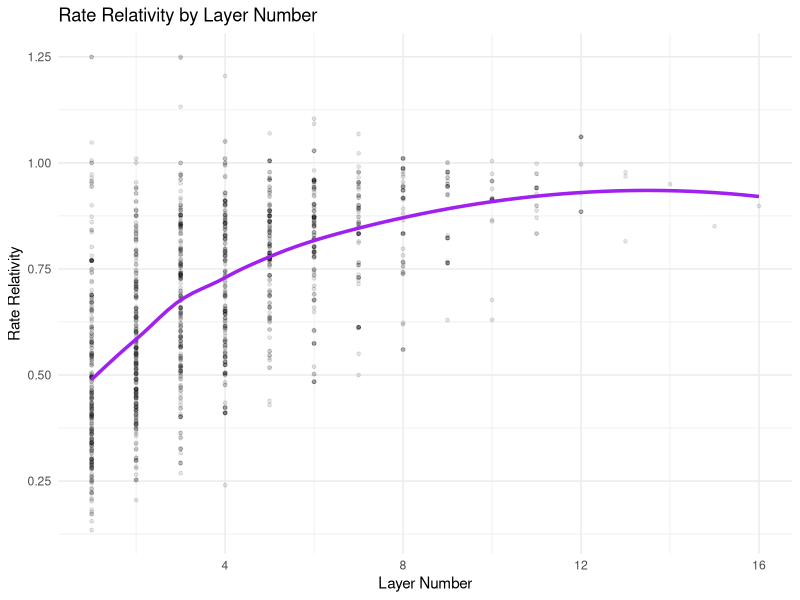
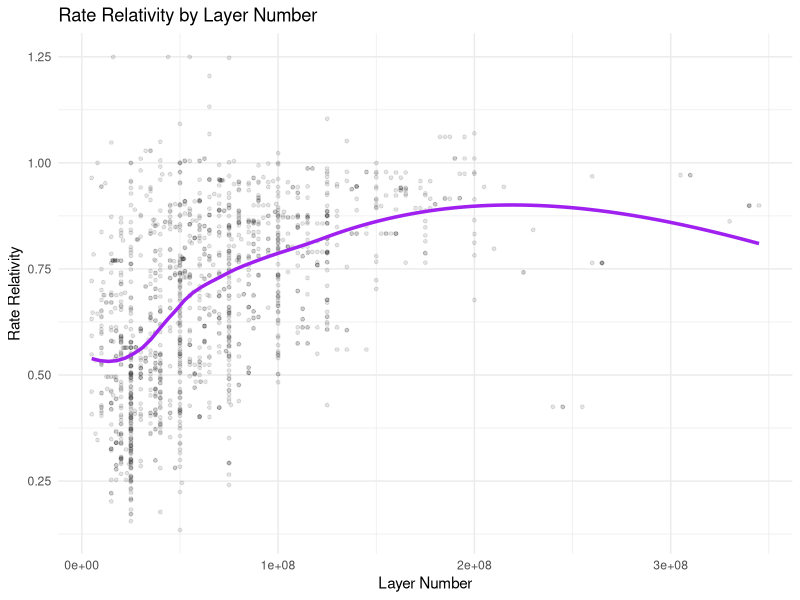
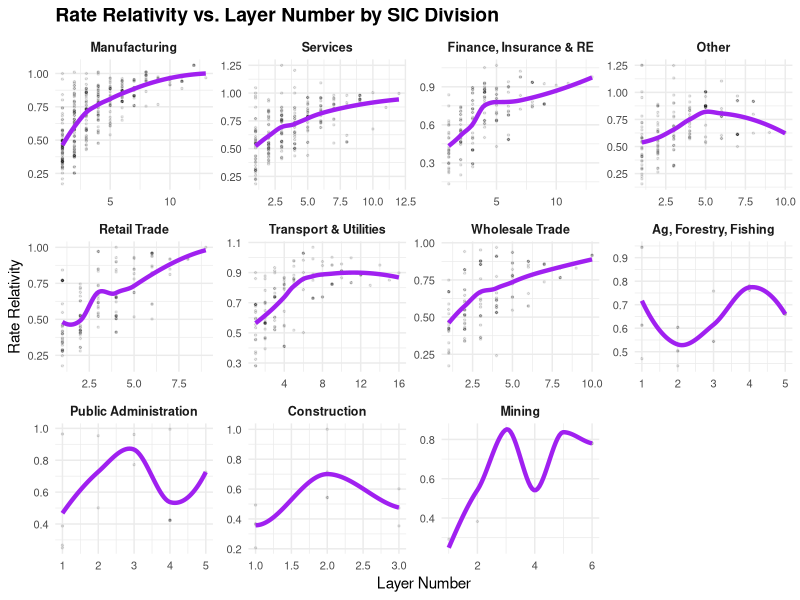
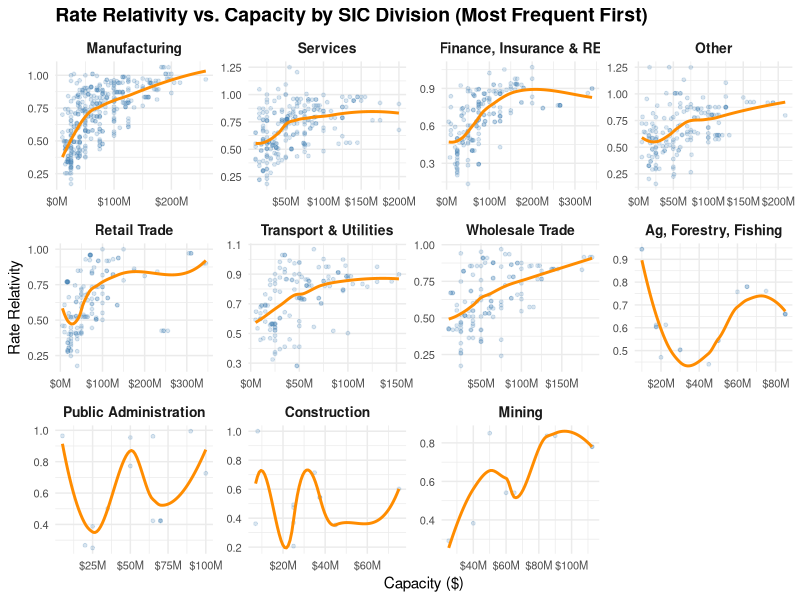
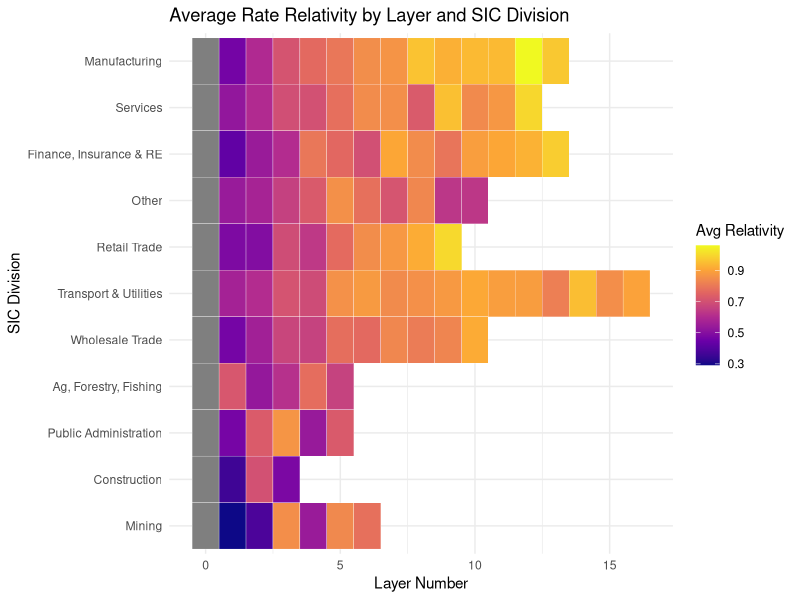
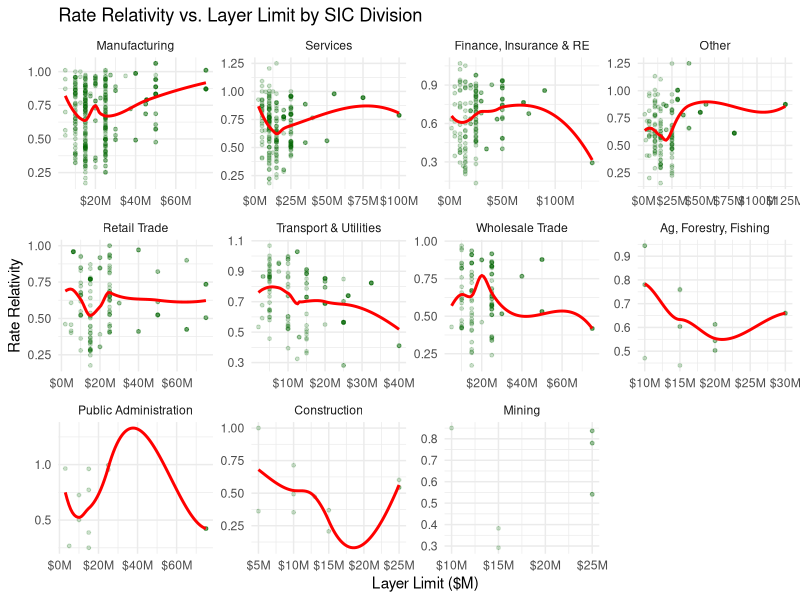
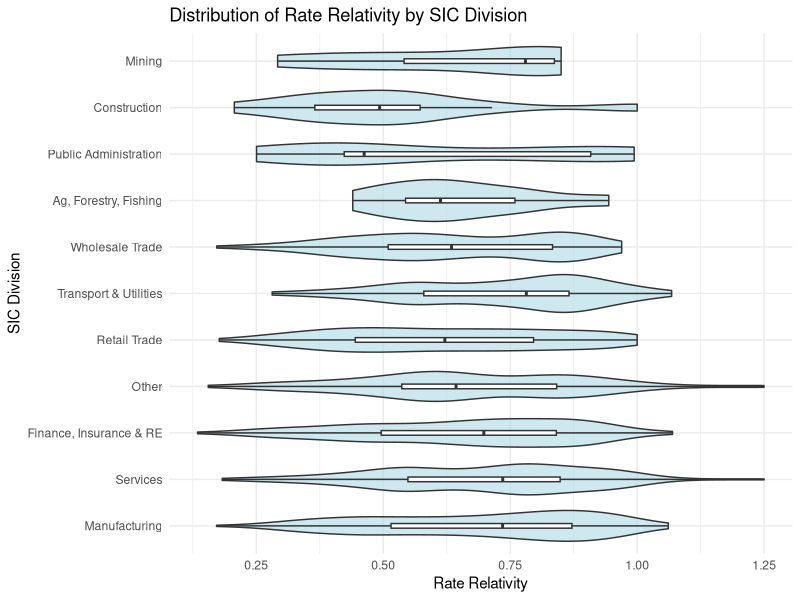
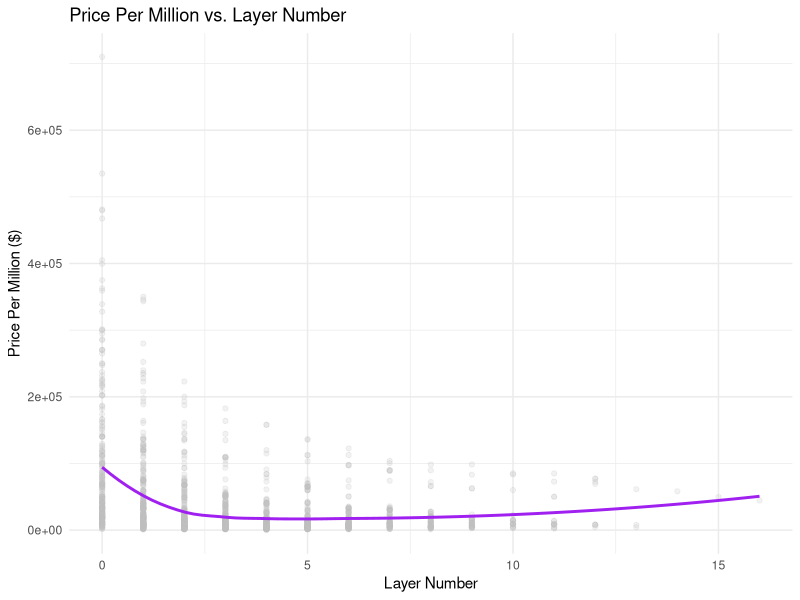

Recreate these plots in R, in order.

library(ggplot2)
setwd("C:/Users/alexc/OneDrive/Desktop/Final Files/Data")
data = read.csv("Matt_data_with_SIC.csv")

summary(data)

library(dplyr)

# Step 1: Get IDs of towers with all relativities < 1.25 (or NA)
good_ids <- data %>%
  group_by(ClientID) %>%
  summarise(all_below_1.25 = all(Relativity < 1.25 | is.na(Relativity))) %>%
  filter(all_below_1.25) %>%
  pull(ClientID)

# Step 2: Filter for those towers AND remove rows with capacity >= 500M
data_cleaned <- data %>%
  filter(ClientID %in% good_ids) %>%      # keep only good towers
  filter(Capacity < 3.5e8)                  # and capacity under 500 million






ggplot(data_cleaned %>% filter(!is.na(Relativity)), 
       aes(x = LayerNumber, y = Relativity)) +
  geom_point(alpha = 0.1, size = 1, color = "black") +
  geom_smooth(method = "loess", se = FALSE, color = "purple", size = 1.2) +
  labs(
    title = "Rate Relativity by Layer Number",
    x = "Layer Number",
    y = "Rate Relativity"
  ) +
  theme_minimal()


ggplot(data_cleaned %>% filter(!is.na(Relativity)), 
       aes(x = Capacity, y = Relativity)) +
  geom_point(alpha = 0.1, size = 1, color = "black") +
  geom_smooth(method = "loess", se = FALSE, color = "purple", size = 1.2) +
  labs(
    title = "Rate Relativity by Layer Number",
    x = "Layer Number",
    y = "Rate Relativity"
  ) +
  theme_minimal()

length(unique(data_cleaned$ClientID))



data_cleaned <- data_cleaned %>%
  mutate(SIC.Division = case_when(
    SIC.Code >= 100 & SIC.Code <= 999   ~ "Ag, Forestry, Fishing",
    SIC.Code >= 1000 & SIC.Code <= 1499 ~ "Mining",
    SIC.Code >= 1500 & SIC.Code <= 1799 ~ "Construction",
    SIC.Code >= 2000 & SIC.Code <= 3999 ~ "Manufacturing",
    SIC.Code >= 4000 & SIC.Code <= 4999 ~ "Transport & Utilities",
    SIC.Code >= 5000 & SIC.Code <= 5199 ~ "Wholesale Trade",
    SIC.Code >= 5200 & SIC.Code <= 5999 ~ "Retail Trade",
    SIC.Code >= 6000 & SIC.Code <= 6799 ~ "Finance, Insurance & RE",
    SIC.Code >= 7000 & SIC.Code <= 8999 ~ "Services",
    SIC.Code >= 9100 & SIC.Code <= 9729 ~ "Public Administration",
    SIC.Code >= 9900 & SIC.Code <= 9999 ~ "Nonclassifiable",
    TRUE                                ~ "Other"
  ))

library(dplyr)
library(forcats)

data_cleaned <- data_cleaned %>%
  mutate(SIC.Division = fct_infreq(SIC.Division))  # reorders by descending count


library(ggplot2)

library(ggplot2)

ggplot(data_cleaned %>% filter(!is.na(Relativity), !is.na(SIC.Division)), 
       aes(x = LayerNumber, y = Relativity)) +
  geom_point(alpha = 0.1, size = 0.5, color = "black") +
  geom_smooth(method = "loess", se = FALSE, color = "purple", size = 1.5) +
  facet_wrap(~ SIC.Division, scales = "free") +
  labs(
    title = "Rate Relativity vs. Layer Number by SIC Division",
    x = "Layer Number",
    y = "Rate Relativity"
  ) +
  theme_minimal() +
  theme(
    strip.text = element_text(size = 9, face = "bold"),
    plot.title = element_text(size = 14, face = "bold"),
    axis.text = element_text(size = 8)
  )


ggplot(data_cleaned %>% filter(!is.na(Relativity), !is.na(SIC.Division)), 
       aes(x = Capacity, y = Relativity)) +
  geom_point(alpha = 0.2, size = 1, color = "steelblue") +
  geom_smooth(method = "loess", se = FALSE, color = "darkorange", size = 1) +
  facet_wrap(~ SIC.Division, scales = "free") +
  labs(
    title = "Rate Relativity vs. Capacity by SIC Division (Most Frequent First)",
    x = "Capacity ($)",
    y = "Rate Relativity"
  ) +
  scale_x_continuous(labels = scales::label_dollar(scale = 1e-6, suffix = "M")) +
  theme_minimal() +
  theme(
    strip.text = element_text(size = 10, face = "bold"),
    plot.title = element_text(size = 14, face = "bold"),
    axis.text = element_text(size = 8)
  )

data_cleaned %>%
  group_by(SIC.Division, LayerNumber) %>%
  summarise(avg_rel = mean(Relativity, na.rm = TRUE), .groups = "drop") %>%
  ggplot(aes(x = LayerNumber, y = fct_rev(SIC.Division), fill = avg_rel)) +
  geom_tile(color = "white") +
  scale_fill_viridis_c(option = "plasma") +
  labs(
    title = "Average Rate Relativity by Layer and SIC Division",
    x = "Layer Number",
    y = "SIC Division",
    fill = "Avg Relativity"
  ) +
  theme_minimal()

ggplot(data_cleaned %>% filter(!is.na(Relativity), !is.na(SIC.Division)), 
       aes(x = LayerLimit, y = Relativity)) +
  geom_point(alpha = 0.2, size = 1, color = "darkgreen") +
  geom_smooth(method = "loess", se = FALSE, color = "red", size = 1) +
  facet_wrap(~ SIC.Division, scales = "free") +
  scale_x_continuous(labels = scales::label_dollar(scale = 1e-6, suffix = "M")) +
  labs(
    title = "Rate Relativity vs. Layer Limit by SIC Division",
    x = "Layer Limit ($M)",
    y = "Rate Relativity"
  ) +
  theme_minimal()

ggplot(data_cleaned %>% filter(!is.na(Relativity)), 
       aes(x = SIC.Division, y = Relativity)) +
  geom_violin(fill = "lightblue", alpha = 0.6) +
  geom_boxplot(width = 0.1, outlier.shape = NA) +
  coord_flip() +
  labs(
    title = "Distribution of Rate Relativity by SIC Division",
    x = "SIC Division",
    y = "Rate Relativity"
  ) +
  theme_minimal()

ggplot(data_cleaned %>% filter(!is.na(PPM)), 
       aes(x = LayerNumber, y = PPM)) +
  geom_point(alpha = 0.2, color = "grey") +
  geom_smooth(method = "loess", se = FALSE, color = "purple") +
  labs(
    title = "Price Per Million vs. Layer Number",
    x = "Layer Number",
    y = "Price Per Million ($)"
  ) +
  theme_minimal()

ggplot(data_cleaned %>% filter(!is.na(PPM)), 
       aes(x = Capacity, y = PPM)) +
  geom_point(alpha = 0.2) +
  geom_smooth(method = "loess", se = FALSE, color = "darkgreen") +
  scale_x_continuous(labels = scales::label_dollar(scale = 1e-6, suffix = "M")) +
  labs(
    title = "PPM vs. Layer Capacity",
    x = "Capacity ($)",
    y = "Price Per Million"
  ) +
  theme_minimal()

data_cleaned %>%
  group_by(SIC.Division) %>%
  summarise(avg_ppm = mean(PPM, na.rm = TRUE)) %>%
  ggplot(aes(x = fct_reorder(SIC.Division, avg_ppm), y = avg_ppm)) +
  geom_col(fill = "purple") +
  coord_flip() +
  labs(
    title = "Average PPM by SIC Division",
    x = "SIC Division",
    y = "Avg Price Per Million ($)"
  ) +
  theme_minimal()

data_cleaned %>%
  group_by(ClientID) %>%
  mutate(rate_jump = abs(Relativity - lag(Relativity))) %>%
  filter(rate_jump > 0.5) %>%
  ggplot(aes(x = LayerNumber, y = Relativity, group = ClientID)) +
  geom_line(alpha = 0.2) +
  geom_point(color = "red") +
  labs(
    title = "Towers with Sharp Relativity Changes",
    x = "Layer Number",
    y = "Relativity"
  ) +
  theme_minimal()

ggplot(data_cleaned %>% filter(!is.na(Relativity)), 
       aes(x = factor(LayerNumber), y = Relativity)) +
  geom_boxplot(outlier.alpha = 0.2) +
  labs(
    title = "Rate Relativity Distribution by Layer Number",
    x = "Layer Number",
    y = "Relativity"
  ) +
  theme_minimal()













